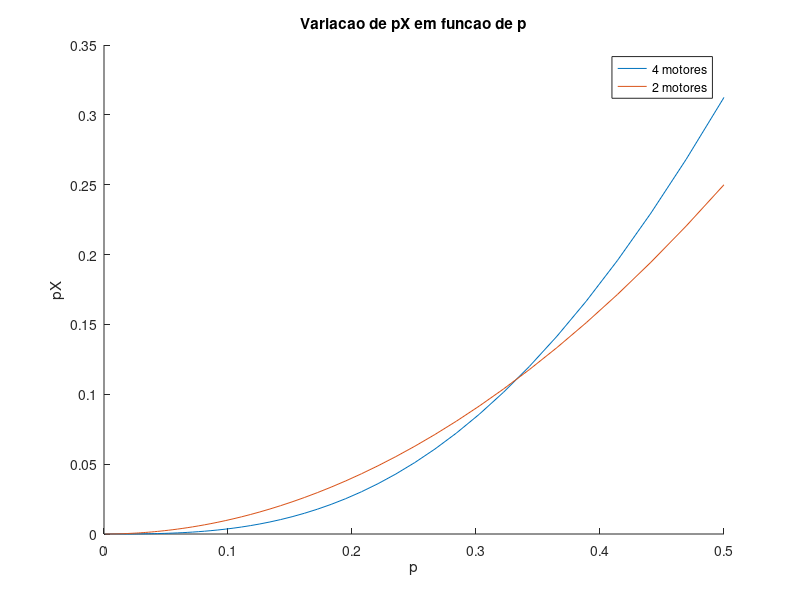

Write MATLAB code to recreate this figure.
%Ex 5. plot 
clear all;
clf;
close;

% X = numero de motores que falham
%Podemos considerar que X e uma variavel binomial onde temos sucesso caso o motor falhe, e insucesso caso nao falhe
%Como X e uma variavel Binomial: %pX(k) = nCk * p^k * (1-p)^(n-k) = n! / (k! * (n-k)!) * p^k * (1-p)^(n-k)

%Vamos calcular a probabilidade de cair um aviao com 2 motores, repetir a experiencia para o de 4 motores, e comparar os resultados

%Aviao de 2 motores -> despenha se quando ambos os motores falharem (>50% dos motores falharem):
n = 2;
k = 2;
p = logspace(-3, log10(1/2),100);
nCk = factorial(n)/(factorial(k) * factorial(n-k));

p2Motores = nCk .* p.^k .* (1-p).^(n-k);

%Aviao de 4 motores -> despenha se 3 ou 4 motores falharem

p4Motores = 0;
n = 4;

k = 3;
nCk = factorial(n)/(factorial(k) * factorial(n-k));
p4Motores = p4Motores + nCk .* p.^k .* (1-p).^(n-k);

k = 4;
nCk = factorial(n)/(factorial(k) * factorial(n-k));
p4Motores = p4Motores + nCk .* p.^k .* (1-p).^(n-k);

figure(1);
hold on;

x = logspace(-3, log10(1/2),100);

plot(x,p4Motores);

plot(x,p2Motores);

legend("4 motores","2 motores");

xlabel('p');
ylabel('pX');
title("Variacao de pX em funcao de p");

hold off;

%% Ate os dois graficos se intercetarem (analisando o grafico, a mais ou menos p =  0.33) e mais seguro viajar no aviao com 4 motores. A partir dai porém, e prerefirvel viajar no aviao com 2 motores